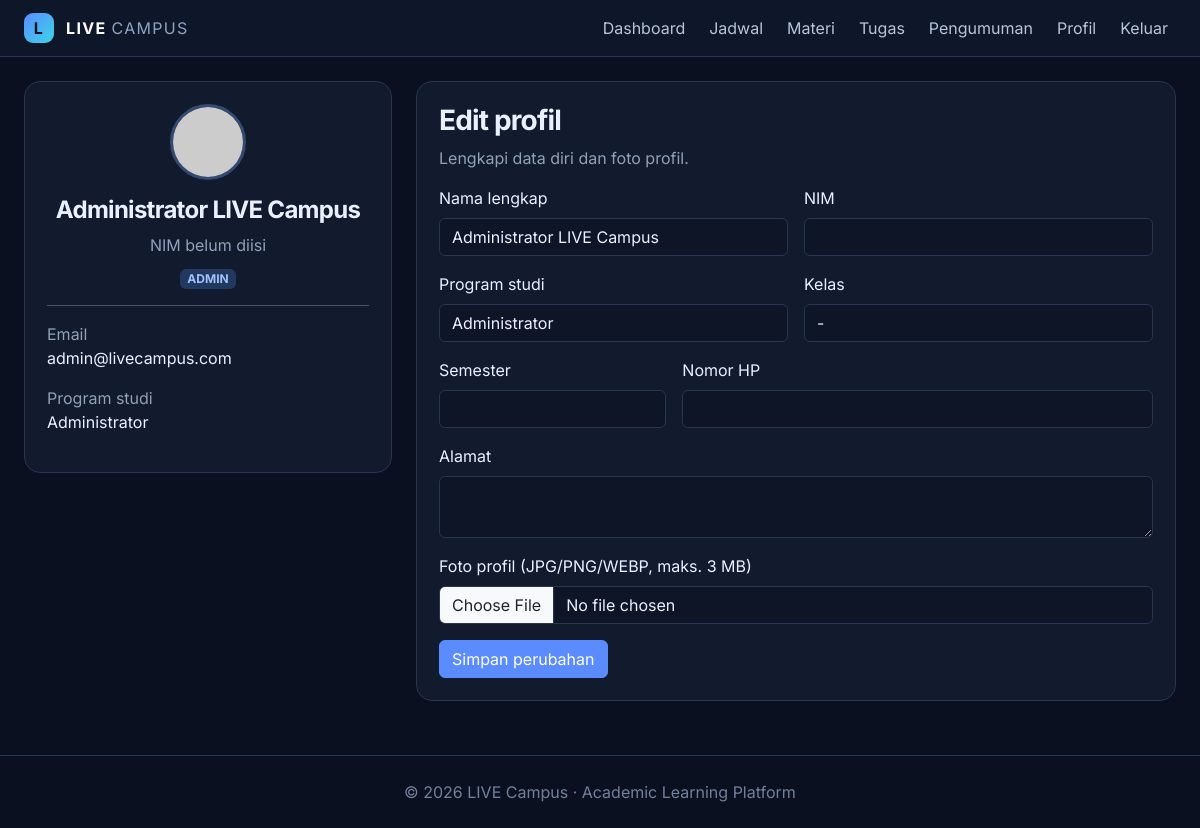
The page /profil.php (signed in) on the database its author committed.
### tables this page shows
CREATE TABLE `users` (
  `id` int(11) NOT NULL,
  `nama` varchar(120) NOT NULL,
  `nim` varchar(40) DEFAULT NULL,
  `email` varchar(150) NOT NULL,
  `password` varchar(255) NOT NULL,
  `role` enum('admin','dosen','mahasiswa') NOT NULL DEFAULT 'mahasiswa',
  `prodi` varchar(100) DEFAULT 'Teknik Informatika',
  `kelas` varchar(50) DEFAULT NULL,
  `semester` tinyint(4) DEFAULT NULL,
  `no_hp` varchar(30) DEFAULT NULL,
  `alamat` text DEFAULT NULL,
  `foto` varchar(255) DEFAULT 'default-avatar.png',
  `created_at` timestamp NOT NULL DEFAULT current_timestamp()
);

### config.php (called while the page is built, shortened)
<?php
function e($value) { return htmlspecialchars((string)$value, ENT_QUOTES, 'UTF-8'); }

### profil.php (the view, shortened to what this page needs)
<?php
require_once 'config.php';login_required();$id = user()['id'] ?? 0;
$st = $pdo->prepare("SELECT * FROM users WHERE id = ?");
$st->execute([$id]);
$u = $st->fetch();
$page_title='Profil';require 'includes/header.php'; ?>
<div class="row g-4"><div class="col-lg-4"><div class="panel text-center"><img class="avatar mb-3" src="<?= e($u['foto']&&$u['foto']!=='default-avatar.png'?'uploads/'.$u['foto']:'https://ui-avatars.com/api/?name='.urlencode($u['nama']).'&background=243b63&color=fff') ?>"><h4><?= e($u['nama']) ?></h4><p class="muted mb-2"><?= e($u['nim']??'NIM belum diisi') ?></p><span class="badge badge-soft"><?= strtoupper(e($u['role'])) ?></span><hr><div class="text-start"><p><span class="muted">Email</span><br><?= e($u['email']) ?></p><p><span class="muted">Program studi</span><br><?= e($u['prodi']) ?></p></div></div></div>
<div class="col-lg-8"><div class="form-card"><h3>Edit profil</h3><p class="muted">Lengkapi data diri dan foto profil.</p><?php if(!empty($error)): ?><div class="alert alert-danger"><?= e($error) ?></div><?php endif; ?>
<form method="post" enctype="multipart/form-data" class="row g-3">
<div class="col-md-6"><label class="form-label">Nama lengkap</label><input class="form-control" name="nama" value="<?= e($u['nama']) ?>" required></div><div class="col-md-6"><label class="form-label">NIM</label><input class="form-control" name="nim" value="<?= e($u['nim']) ?>"></div>
<div class="col-md-6"><label class="form-label">Program studi</label><input class="form-control" name="prodi" value="<?= e($u['prodi']) ?>"></div><div class="col-md-6"><label class="form-label">Kelas</label><input class="form-control" name="kelas" value="<?= e($u['kelas']) ?>"></div>
<div class="col-md-4"><label class="form-label">Semester</label><input type="number" min="1" max="14" class="form-control" name="semester" value="<?= e($u['semester']) ?>"></div><div class="col-md-8"><label class="form-label">Nomor HP</label><input class="form-control" name="no_hp" value="<?= e($u['no_hp']) ?>"></div>
<div class="col-12"><label class="form-label">Alamat</label><textarea class="form-control" name="alamat" rows="2"><?= e($u['alamat']) ?></textarea></div><div class="col-12"><label class="form-label">Foto profil (JPG/PNG/WEBP, maks. 3 MB)</label><input type="file" class="form-control" name="foto" accept=".jpg,.jpeg,.png,.webp"></div>
<div class="col-12"><button class="btn btn-primary">Simpan perubahan</button></div></form></div></div></div>
<?php require 'includes/footer.php'; ?>

### assets/style.css (style rules this page uses)
:root { --bg:#0b1020;--panel:#121a2e;--panel2:#18233b;--line:#263653;--muted:#91a0bb;--blue:#5b8cff;--cyan:#39d6e8 }
* { font-family:Inter,system-ui,sans-serif }
body { background:var(--bg);color:#eaf0ff;min-height:100vh }
.panel,.stat-card,.form-card { background:var(--panel);border:1px solid var(--line);border-radius:16px;padding:22px }
h1,h2,h3,h4 { font-weight:700;letter-spacing:-.03em }
.muted,.text-muted { color:var(--muted)!important }
.form-control,.form-select { background:#0d1527;border:1px solid var(--line);color:#eaf0ff }
.form-control::placeholder { color:#71809c }
.btn-primary { background:var(--blue);border-color:var(--blue) }
.badge-soft { background:#23385e;color:#9fc2ff }
.avatar { width:76px;height:76px;object-fit:cover;border-radius:50%;border:3px solid #334a72 }
.btn { position: relative; overflow: hidden; cursor: pointer; transition: transform .28s ease, box-shadow .28s ease, background .28s ease; }
.btn::before { content: ""; position: absolute; top: 0; left: -130%; width: 65%; height: 100%; background: linear-gradient(110deg, transparent, rgba(255,255,255,.38), transparent); transform: skewX(-24deg); transition: left .6s ease; pointer-events: none; }

### rows shown on the page
users: nama "Administrator LIVE Campus", nim "NIM belum diisi", role "ADMIN", email "admin@livecampus.com", prodi "Administrator", kelas "-"
